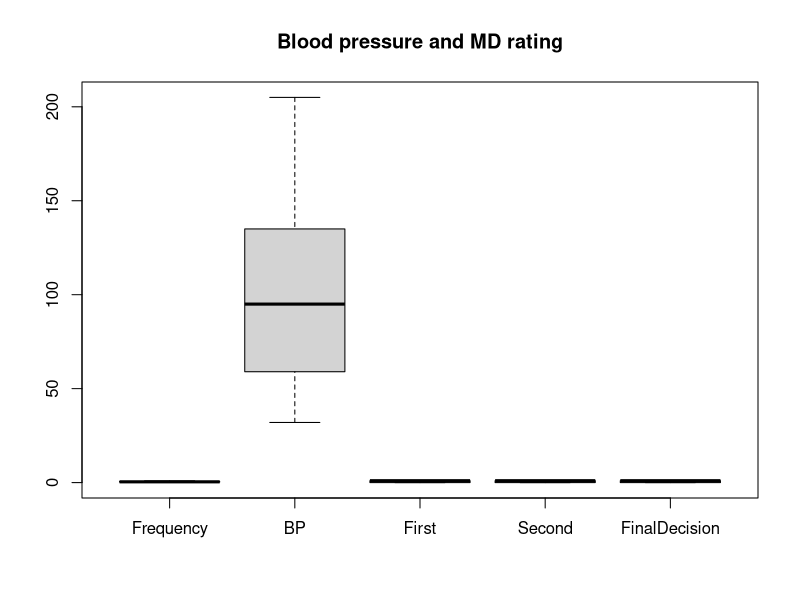
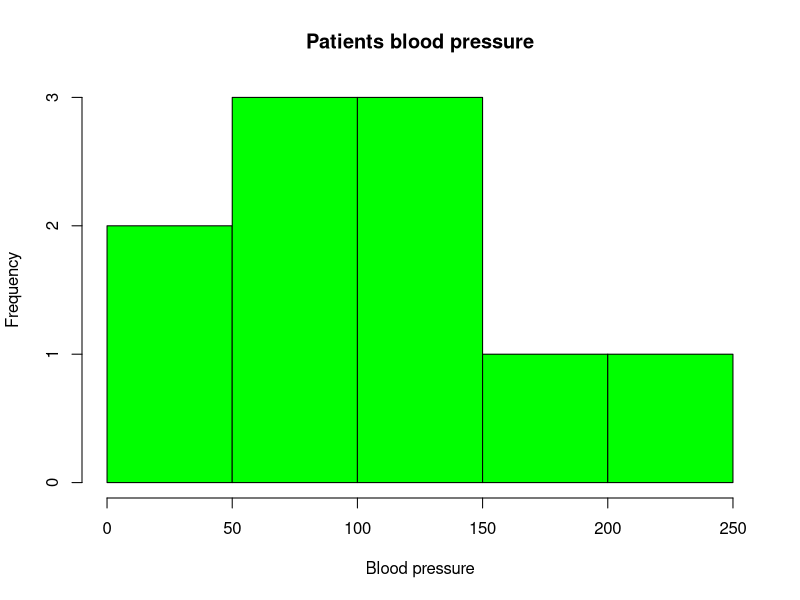

R code for these plots, in order:
Frequency<-c(0.6,0.3,0.4,0.4,0.2,0.6,0.3,0.4,0.9,0.2)
BP<-c(103,87,32,42,59,109,78,205,135,176)
First<-c(1,1,1,1,0,0,0,0,NA,1)
Second<-c(0,0,1,1,0,0,1,1,1,1)
FinalDecision<-c(0,1,0,1,0,1,0,1,1,1)
hosi2<-data.frame(Frequency,BP,First,Second,FinalDecision)
hosi2
class(hosi2)
str(hosi2)

boxplot(Frequency,BP,First,Second,FinalDecision,names=c("Frequency","BP","First","Second","FinalDecision"),main=c("Blood pressure and MD rating"))

hist(hosi2$BP,main=c("Patients blood pressure"),xlab=c("Blood pressure"),col=c("green"))
